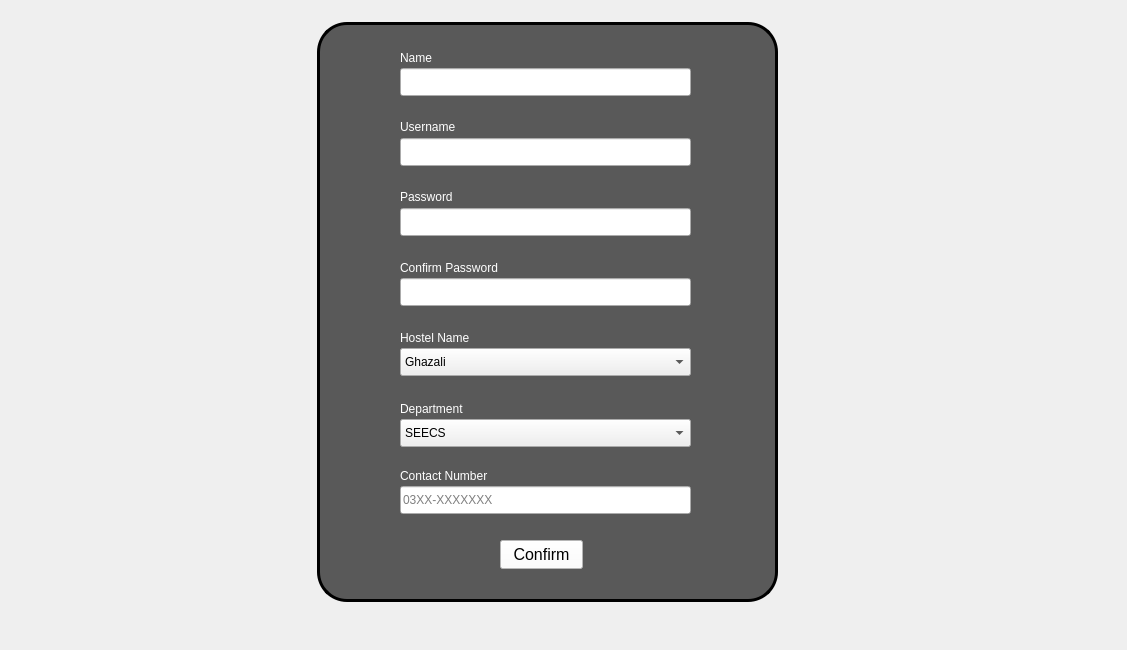
    <widget class="QWidget" name="signup">
     <widget class="QLineEdit" name="nameSline">
      <property name="geometry">
       <rect>
        <x>400</x>
        <y>68</y>
        <width>291</width>
        <height>28</height>
       </rect>
      </property>
     </widget>
     <widget class="QLineEdit" name="usernameSline">
      <property name="geometry">
       <rect>
        <x>400</x>
        <y>138</y>
        <width>291</width>
        <height>28</height>
       </rect>
      </property>
     </widget>
     <widget class="QLineEdit" name="passwordSline">
      <property name="geometry">
       <rect>
        <x>400</x>
        <y>208</y>
        <width>291</width>
        <height>28</height>
       </rect>
      </property>
      <property name="echoMode">
       <enum>QLineEdit::EchoMode::Password</enum>
      </property>
     </widget>
     <widget class="QLineEdit" name="confirmpasswordSline">
      <property name="geometry">
       <rect>
        <x>400</x>
        <y>278</y>
        <width>291</width>
        <height>28</height>
       </rect>
      </property>
      <property name="echoMode">
       <enum>QLineEdit::EchoMode::Password</enum>
      </property>
     </widget>
     <widget class="QPushButton" name="confirmbutton">
      <property name="geometry">
       <rect>
        <x>500</x>
        <y>540</y>
        <width>83</width>
        <height>29</height>
       </rect>
      </property>
      <property name="styleSheet">
       <string notr="true">QPushButton#confirmbutton{
color: black;
font-size: 16px;
background-color: white;
}
QPushButton#confirmbutton:hover{
color: white;
font-size: 16px;
background-color: black;
border: 1px solid white;
}</string>
      </property>
      <property name="text">
       <string>Confirm</string>
      </property>
     </widget>
     <widget class="QLineEdit" name="contactSline">
      <property name="geometry">
       <rect>
        <x>400</x>
        <y>486</y>
        <width>291</width>
        <height>28</height>
       </rect>
      </property>
      <property name="placeholderText">
       <string>03XX-XXXXXXX</string>
      </property>
     </widget>
     <widget class="QComboBox" name="deptBox">
      <property name="geometry">
       <rect>
        <x>400</x>
        <y>419</y>
        <width>291</width>
        <height>28</height>
       </rect>
      </property>
      <item>
       <property name="text">
        <string>SEECS</string>
       </property>
      </item>
      <item>
       <property name="text">
        <string>SMME</string>
       </property>
      </item>
      <item>
       <property name="text">
        <string>S3H</string>
       </property>
      </item>
      <item>
       <property name="text">
        <string>NBS</string>
       </property>
      </item>
      <item>
       <property name="text">
        <string>SADA</string>
       </property>
      </item>
      <item>
       <property name="text">
        <string>SCME</string>
       </property>
      </item>
      <item>
       <property name="text">
        <string>NICE</string>
       </property>
      </item>
      <item>
       <property name="text">
        <string>SNS</string>
       </property>
      </item>
      <item>
       <property name="text">
        <string>SINES</string>
       </property>
      </item>
      <item>
       <property name="text">
        <string>NSHS</string>
       </property>
      </item>
      <item>
       <property name="text">
        <string/>
       </property>
      </item>
     </widget>
     <widget class="QComboBox" name="hostelSline">
      <property name="geometry">
       <rect>
        <x>400</x>
        <y>348</y>
        <width>291</width>
        <height>28</height>
       </rect>
      </property>
      <item>
       <property name="text">
        <string>Ghazali</string>
       </property>
      </item>
      <item>
       <property name="text">
        <string>Beruni</string>
       </property>
      </item>
      <item>
       <property name="text">
        <string>Rahmat</string>
       </property>
      </item>
      <item>
       <property name="text">
        <string>Razi</string>
       </property>
      </item>
      <item>
       <property name="text">
        <string>Liaquat</string>
       </property>
      </item>
      <item>
       <property name="text">
        <string>Attar</string>
       </property>
      </item>
      <item>
       <property name="text">
        <string>Hajveri</string>
       </property>
      </item>
      <item>
       <property name="text">
        <string>Zakariya</string>
       </property>
      </item>
      <item>
       <property name="text">
        <string>Fatima</string>
       </property>
      </item>
      <item>
       <property name="text">
        <string>Ayesha</string>
       </property>
      </item>
      <item>
       <property name="text">
        <string>Khadija</string>
       </property>
      </item>
     </widget>
     <widget class="QLabel" name="label_21">
      <property name="geometry">
       <rect>
        <x>17</x>
        <y>0</y>
        <width>1101</width>
        <height>641</height>
       </rect>
      </property>
      <property name="styleSheet">
       <string notr="true">background-image: url(C:/Users/Admin/Downloads/nmcpharmacy-20241231T063946Z-001/nmcpharmacy/resources/Glance-picture.jpg);</string>
      </property>
      <property name="text">
       <string/>
      </property>
     </widget>
     <widget class="QLabel" name="label_23">
      <property name="geometry">
       <rect>
        <x>317</x>
        <y>22</y>
        <width>461</width>
        <height>580</height>
       </rect>
      </property>
      <property name="styleSheet">
       <string notr="true">background-color: rgba(0, 0, 0, 160);
border: 3px solid black;
border-radius: 30px;</string>
      </property>
      <property name="text">
       <string/>
      </property>
     </widget>
     <widget class="QLabel" name="nameS">
      <property name="geometry">
       <rect>
        <x>400</x>
        <y>48</y>
        <width>51</width>
        <height>20</height>
       </rect>
      </property>
      <property name="styleSheet">
       <string notr="true">font: 900 15pt &quot;Calibri&quot;;
color: white;
background-color: transparent;
/*font: 700 18pt &quot;Arial Black&quot;;*/</string>
      </property>
      <property name="text">
       <string>Name </string>
      </property>
     </widget>
     <widget class="QLabel" name="usernameS">
      <property name="geometry">
       <rect>
        <x>400</x>
        <y>117</y>
        <width>111</width>
        <height>20</height>
       </rect>
      </property>
      <property name="styleSheet">
       <string notr="true">font: 900 15pt &quot;Calibri&quot;;
color: white;
background-color: transparent;
/*font: 700 18pt &quot;Arial Black&quot;;*/</string>
      </property>
      <property name="text">
       <string>Username</string>
      </property>
     </widget>
     <widget class="QLabel" name="passwordS">
      <property name="geometry">
       <rect>
        <x>400</x>
        <y>187</y>
        <width>81</width>
        <height>20</height>
       </rect>
      </property>
      <property name="styleSheet">
       <string notr="true">font: 900 15pt &quot;Calibri&quot;;
color: white;
background-color: transparent;
/*font: 700 18pt &quot;Arial Black&quot;;*/</string>
      </property>
      <property name="text">
       <string>Password </string>
      </property>
     </widget>
     <widget class="QLabel" name="confirmpasswordS">
      <property name="geometry">
       <rect>
        <x>400</x>
        <y>258</y>
        <width>161</width>
        <height>20</height>
       </rect>
      </property>
      <property name="styleSheet">
       <string notr="true">font: 900 15pt &quot;Calibri&quot;;
color: white;
background-color: transparent;
/*font: 700 18pt &quot;Arial Black&quot;;*/</string>
      </property>
      <property name="text">
       <string>Confirm Password</string>
      </property>
     </widget>
     <widget class="QLabel" name="hostelS">
      <property name="geometry">
       <rect>
        <x>400</x>
        <y>328</y>
        <width>111</width>
        <height>20</height>
       </rect>
      </property>
      <property name="styleSheet">
       <string notr="true">font: 900 15pt &quot;Calibri&quot;;
color: white;
background-color: transparent;
/*font: 700 18pt &quot;Arial Black&quot;;*/</string>
      </property>
      <property name="text">
       <string>Hostel Name</string>
      </property>
     </widget>
     <widget class="QLabel" name="deptS">
      <property name="geometry">
       <rect>
        <x>400</x>
        <y>399</y>
        <width>111</width>
        <height>20</height>
       </rect>
      </property>
      <property name="styleSheet">
       <string notr="true">font: 900 15pt &quot;Calibri&quot;;
color: white;
background-color: transparent;
/*font: 700 18pt &quot;Arial Black&quot;;*/</string>
      </property>
      <property name="text">
       <string>Department</string>
      </property>
     </widget>
     <widget class="QLabel" name="deptS_2">
      <property name="geometry">
       <rect>
        <x>400</x>
        <y>466</y>
        <width>141</width>
        <height>20</height>
       </rect>
      </property>
      <property name="styleSheet">
       <string notr="true">font: 900 15pt &quot;Calibri&quot;;
color: white;
background-color: transparent;
/*font: 700 18pt &quot;Arial Black&quot;;*/</string>
      </property>
      <property name="text">
       <string>Contact Number</string>
      </property>
     </widget>
     <zorder>label_21</zorder>
     <zorder>label_23</zorder>
     <zorder>nameSline</zorder>
     <zorder>usernameSline</zorder>
     <zorder>passwordSline</zorder>
     <zorder>confirmpasswordSline</zorder>
     <zorder>hostelSline</zorder>
     <zorder>deptBox</zorder>
     <zorder>contactSline</zorder>
     <zorder>confirmbutton</zorder>
     <zorder>nameS</zorder>
     <zorder>usernameS</zorder>
     <zorder>passwordS</zorder>
     <zorder>confirmpasswordS</zorder>
     <zorder>hostelS</zorder>
     <zorder>deptS</zorder>
     <zorder>deptS_2</zorder>
    </widget>
